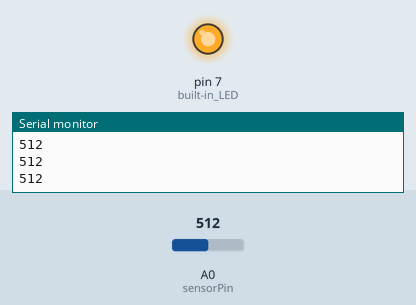
The sketch below on a simulated Arduino Uno, built with avr-gcc and run on an emulated ATmega328P. Shown: output pins drawn as LEDs (lit = HIGH), the last lines printed to the serial monitor. The test bench sets the inputs (shaded band); at power-on: A0 (sensorPin) = 512.

Above: at 1.2 s.
1.3 s: A0 (sensorPin) set to 891
2.8 s: A0 (sensorPin) set to 915
At 3.9 s:
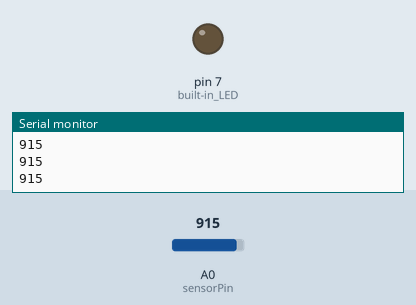
4.3 s: A0 (sensorPin) set to 890
At 4.7 s:
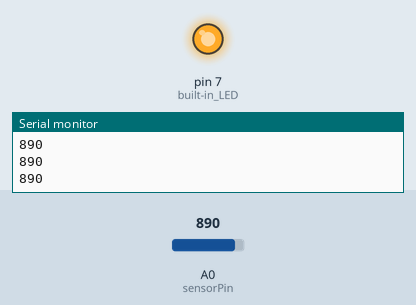
5.8 s: A0 (sensorPin) set to 900
At 6.2 s:
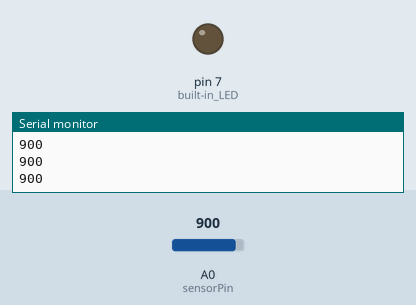
Timing chart, 0 to 8.3 s (numbered marks = the images above; inputs shaded):
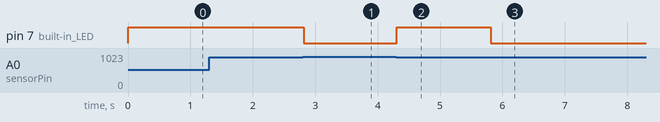

The sketch:

A5_PhotoResistor_Laser_Tripwire.ino
```cpp
int sensorPin = A0;   // select the analog input pin for the photoresistor
int threshold = 900;  // analog input trigger level from photoresistor
int sensorValue = 0;  // photoresistor value read from analog input pin

void setup() {
  pinMode(7, OUTPUT); // built-in LED, usually on pin 13
  Serial.begin(9600);

}

void loop() {
  Serial.println(analogRead(sensorPin));
  if (analogRead(sensorPin) < threshold) {
    // low light, so switch the light (LED) on
    digitalWrite(7, HIGH);
  }
  else {
    // light level high enough, so switch the light (LED) off
    digitalWrite(7, LOW);
  }
  // wait for ADC to settle before next reading
  delay(20);
}
```

Measured:
- the behaviour switches between 899 and 900 on A0 (sensorPin) (found by bisection; images 0 and 1)
- after the input at 2.8 s, pin 7 (built-in_LED): HIGH → LOW at once
- after the input at 4.3 s, pin 7 (built-in_LED): LOW → HIGH at once
- after the input at 5.8 s, pin 7 (built-in_LED): HIGH → LOW at once
